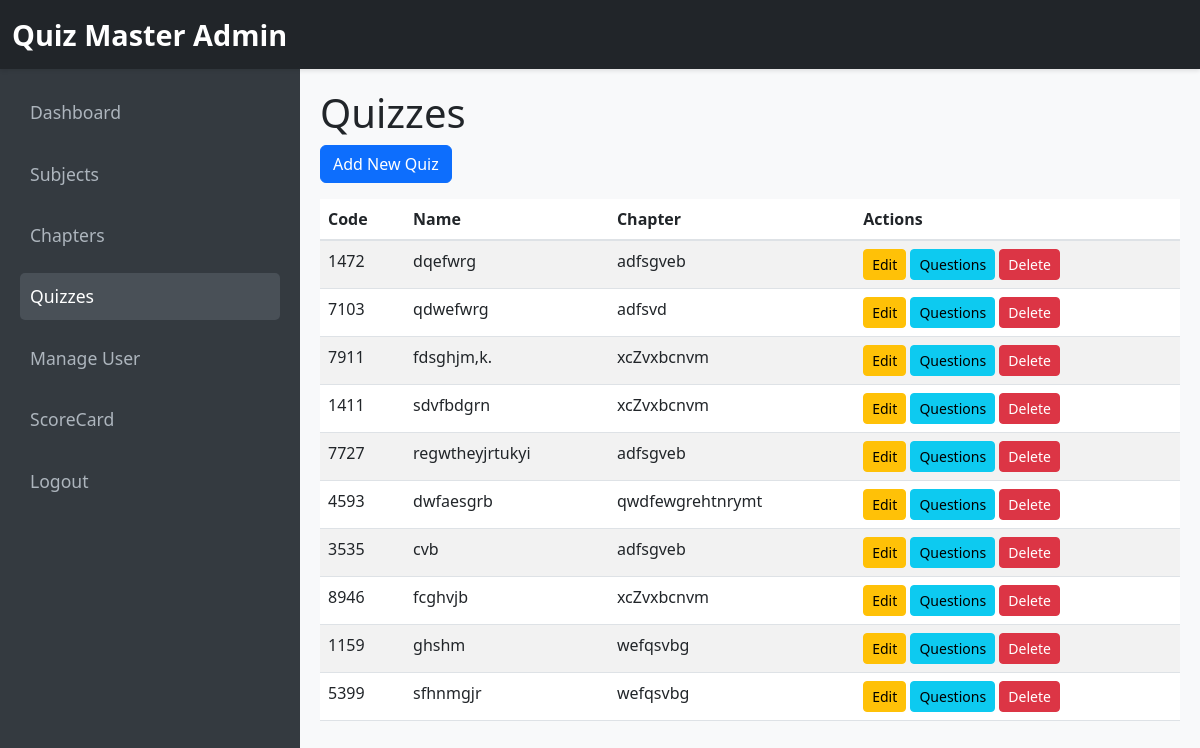
Page /quizzes (signed in) on the committed database.
### models/quiz.py (models this page shows)
class Quiz(db.Model):
    code = db.Column(db.String(4), primary_key=True)  # Unique 4-digit code
    name = db.Column(db.String(120), nullable=False)
    chapter_id = db.Column(db.Integer, db.ForeignKey('chapter.id'), nullable=False)
    date_of_quiz = db.Column(db.Date, default=date.today)
    time_duration = db.Column(db.String(5))  # Format hh:mm
    remarks = db.Column(db.Text)
    questions = db.relationship('Question', backref='quiz', lazy=True)

### models/chapter.py (models this page shows)
class Chapter(db.Model):
    id = db.Column(db.Integer, primary_key=True)
    name = db.Column(db.String(80), nullable=False)
    subject_id = db.Column(db.Integer, db.ForeignKey('subject.id'), nullable=False)
    quizzes = db.relationship('Quiz', backref='chapter', lazy=True)

### controllers/admin_controller.py (the view)
@admin_bp.route('/quizzes')
def list_quizzes():
    if 'username' not in session or session.get('username') != 'admin':
        return redirect(url_for('auth.login'))
    quizzes = Quiz.query.all()
    return render_template('quizzes/list.html', quizzes=quizzes)

### templates/quizzes/list.html (shortened to what this page needs)
<!DOCTYPE html>
<html lang="en">
<head>
  <link href="https://cdn.jsdelivr.net/npm/bootstrap@5.3.0/dist/css/bootstrap.min.css" rel="stylesheet">
  <link rel="stylesheet" href="{{ url_for('static', filename='css/styles.css') }}">
</head>
<body>
  <nav class="navbar navbar-dark bg-dark">
    <div class="container-fluid">
      <a class="navbar-brand" href="#">Quiz Master Admin</a>
    </div>
  </nav>
  <div class="container-fluid">
    <div class="row">
      <div class="col-md-3 d-none d-md-block sidebar">
        <nav class="nav flex-column">
          <a href="/dashboard" class="nav-link">Dashboard</a>
          <a href="/subjects" class="nav-link">Subjects</a>
          <a href="/chapters" class="nav-link">Chapters</a>
          <a href="/quizzes" class="nav-link active">Quizzes</a>
          <a href="/manage_users" class="nav-link">Manage User</a>
          <a href="/scorecard" class="nav-link ">ScoreCard</a>
          <a href="/logout" class="nav-link">Logout</a>
        </nav>
      </div>
      <div class="col-md-9 content">
        <h1>Quizzes</h1>
        <a href="/quizzes/add" class="btn btn-primary mb-3">Add New Quiz</a>
        <table class="table table-striped">
          <thead>
            <tr>
              <th>Code</th>
              <th>Name</th>
              <th>Chapter</th>
              <th>Actions</th>
            </tr>
          </thead>
          <tbody>
            {% for quiz in quizzes %}
            <tr>
              <td>{{ quiz.code }}</td>
              <td>{{ quiz.name }}</td>
              <td>{{ quiz.chapter.name if quiz.chapter }}</td>
              <td>
                <a href="/quizzes/edit/{{ quiz.code }}" class="btn btn-warning btn-sm">Edit</a>
                <a href="/questions/list/{{ quiz.code }}" class="btn btn-info btn-sm">Questions</a>
                <a href="/quizzes/delete/{{ quiz.code }}" class="btn btn-danger btn-sm">Delete</a>
              </td>
            </tr>
            {% endfor %}
          </tbody>
        </table>
      </div>
    </div>
  </div>
</body>
</html>

### static/css/styles.css (style rules this page uses)
body { background-color: #f8f9fa; }
.btn-primary { background-color: #0d6efd; border-color: #0d6efd; }
.table thead th { border-bottom: 2px solid #dee2e6; }
.navbar { box-shadow: 0 2px 4px rgba(0,0,0,0.1); }
.navbar-brand { font-weight: bold; font-size: 1.8rem; }
.sidebar { background-color: #343a40; min-height: 100vh; padding: 20px; }
.sidebar a { color: #adb5bd; text-decoration: none; font-size: 1.1rem; margin-bottom: 15px; display: block; padding: 10px; border-radius: 5px; transition: background-color 0.3s, color 0.3s; }
.sidebar a:hover, .sidebar a.active { color: #fff; background-color: #495057; }
.content { padding: 20px; }

### rows in the picture
Quiz: code "1472", name "dqefwrg", chapter "adfsgveb"
Quiz: code "7103", name "qdwefwrg", chapter "adfsvd"
Quiz: code "7911", name "fdsghjm,k.", chapter "xcZvxbcnvm"
Quiz: code "1411", name "sdvfbdgrn", chapter "xcZvxbcnvm"
Quiz: code "7727", name "regwtheyjrtukyi", chapter "adfsgveb"
Quiz: code "4593", name "dwfaesgrb", chapter "qwdfewgrehtnrymt"
Quiz: code "3535", name "cvb", chapter "adfsgveb"
Quiz: code "8946", name "fcghvjb", chapter "xcZvxbcnvm"
Quiz: code "1159", name "ghshm", chapter "wefqsvbg"
Quiz: code "5399", name "sfhnmgjr", chapter "wefqsvbg"
